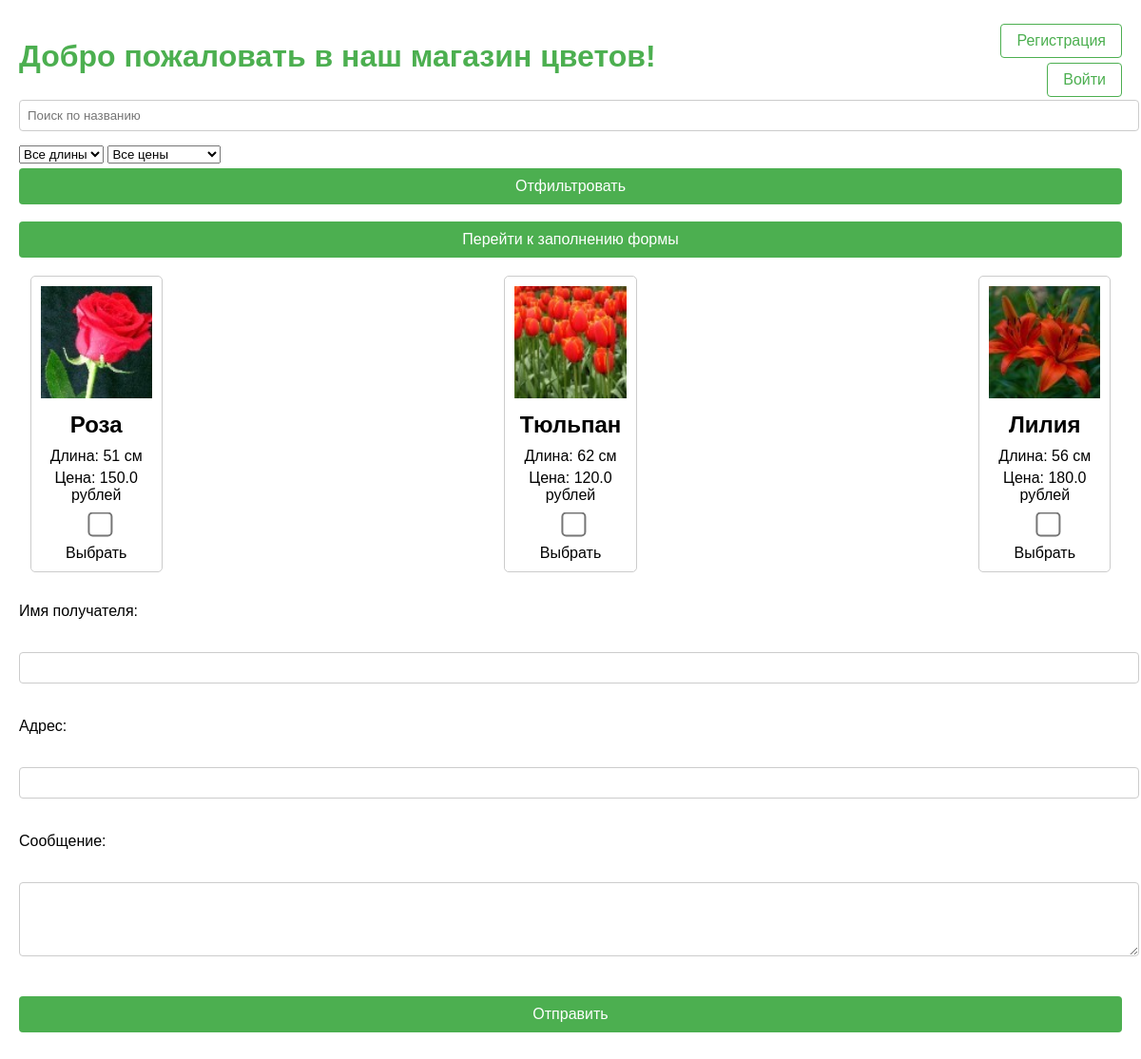
The app's page /, older data.
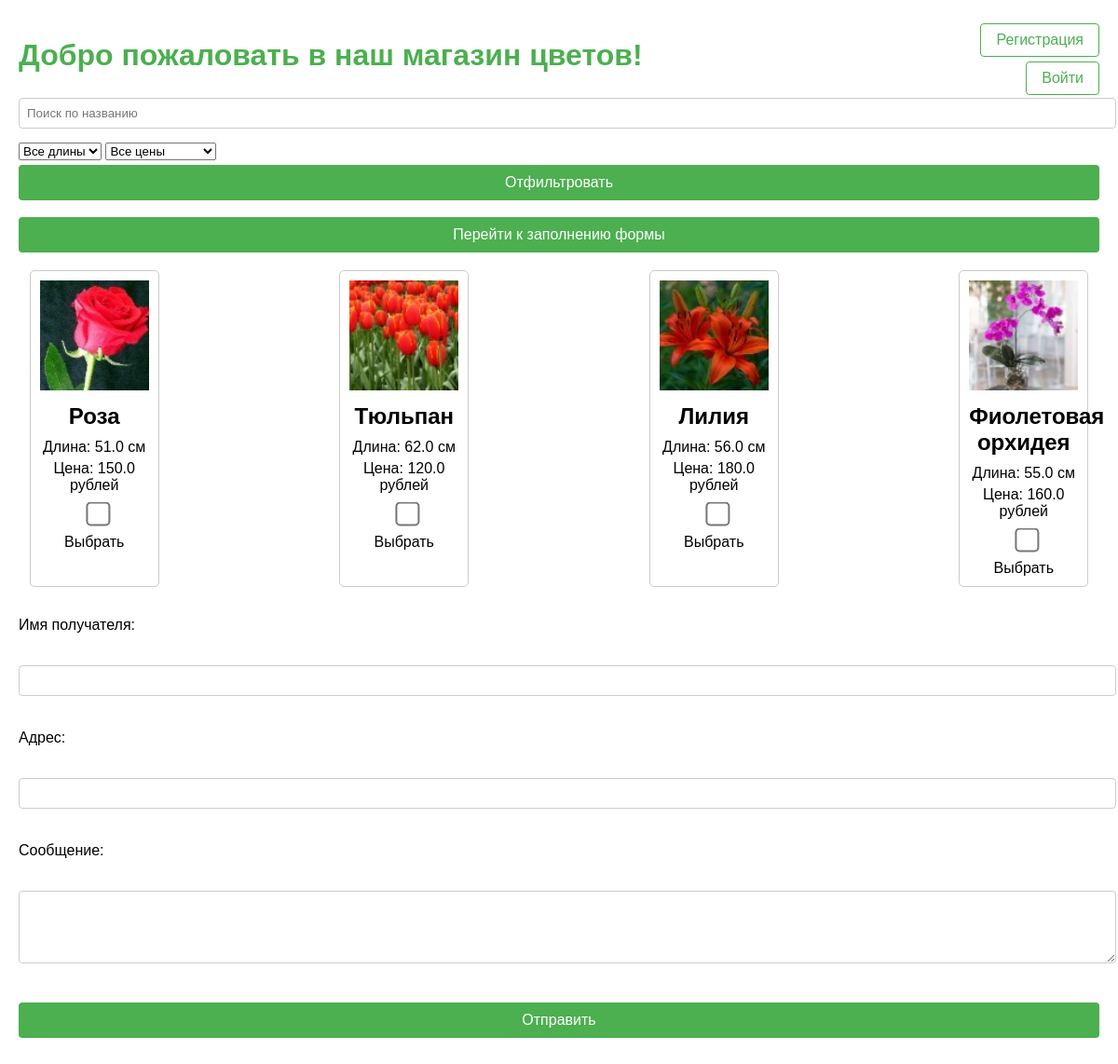
The same page, newer data.
### models.py (models this page shows, shortened)
class Flower(db.Model):
    id = db.Column(db.Integer, primary_key=True)  # Первичный ключ
    name = db.Column(db.String(100), nullable=False)  # Название цветка
    image_url = db.Column(db.String(200), nullable=False)  # URL изображения цветка
    length = db.Column(db.Float, nullable=False)  # Длина цветка
    price = db.Column(db.Float, nullable=False)  # Цена цветка

### app.py (the view, shortened to what this page needs)
@app.route('/', methods=['GET', 'POST'])
def index():
    search_query = request.args.get('search', '')
    length_filter = request.args.get('length', '')
    price_filter = request.args.get('price', '')
    flowers = Flower.query.filter(Flower.name.contains(search_query))
    if length_filter:
        min_length, max_length = map(float, length_filter.split('-'))
        flowers = flowers.filter(Flower.length.between(min_length, max_length))
    if price_filter:
        min_price, max_price = map(float, price_filter.split('-'))
        flowers = flowers.filter(Flower.price.between(min_price, max_price))
    flowers = flowers.all()
    order_created = session.pop('order_created', False)  # Проверка и удаление переменной сессии
    return render_template('index.html', flowers=flowers, search_query=search_query, length_filter=length_filter, price_filter=price_filter, order_created=order_created)

### templates/index.html (shortened to what this page needs)
<!DOCTYPE html>
<html lang="ru">
<head>
    <link rel="stylesheet" href="{{ url_for('static', filename='style.css') }}">
</head>
<body>
    <div class="navbar">
        {% if current_user.is_authenticated %}
            <a href="{{ url_for('profile') }}">Профиль</a>
            <a href="{{ url_for('logout') }}">Выйти из аккаунта</a>
        {% else %}
            <a href="{{ url_for('register') }}">Регистрация</a>
            <a href="{{ url_for('login') }}">Войти</a>
        {% endif %}
    </div>
    <h1>Добро пожаловать в наш магазин цветов!</h1>
    <form method="get" action="{{ url_for('index') }}">
        <input type="text" name="search" placeholder="Поиск по названию" autocomplete="off">
        <select name="length">
            <option value="">Все длины</option>
        </select>
        <select name="price">
            <option value="">Все цены</option>
        </select>
        <input type="submit" value="Отфильтровать" class="filter-button">
        <input type="button" value="Перейти к заполнению формы" class="scroll-button" onclick="document.getElementById('order-form').scrollIntoView({ behavior: 'smooth' });">
    </form>
    <form method="post" action="{{ url_for('index') }}" id="order-form">
        <div class="flower-container">
            {% for flower in flowers %}
                <div class="flower-item">
                    <img src="{{ url_for('static', filename=flower.image_url) }}" alt="{{ flower.name }}" width="100" height="100">
                    <h2>{{ flower.name }}</h2>
                    <p>Длина: {{ flower.length }} см</p>
                    <p>Цена: {{ flower.price }} рублей</p>
                    <input type="checkbox" name="flower_type" value="{{ flower.name }}"> Выбрать
                </div>
            {% endfor %}
        </div>
        <label for="name">Имя получателя:</label><br>
        <input type="text" id="name" name="name" required><br>
        <label for="address">Адрес:</label><br>
        <input type="text" id="address" name="address" required><br>
        <label for="message">Сообщение:</label><br>
        <textarea id="message" name="message" rows="4" cols="50"></textarea><br><br>
        <input type="submit" value="Отправить">
    </form>
</body>
</html>

### static/style.css (style rules this page uses)
body { font-family: Arial, sans-serif; margin: 0; padding: 20px; }
h1 { color: #4CAF50; }
form { max-width: 1600px; margin: auto; }
label { display: block; margin-top: 10px; }
input, textarea { width: 100%; padding: 8px; margin-top: 5px; margin-bottom: 15px; border: 1px solid #ccc; border-radius: 4px; }
input[type="submit"], .btn-primary { background-color: #4CAF50; color: white; border: none; cursor: pointer; width: 100%; padding: 10px; margin-bottom: 10px; border-radius: 4px; text-align: center; display: block; font-size: 16px; text-decoration: none; }
.flower-container { display: flex; flex-wrap: wrap; justify-content: space-between; max-width: 1400px; margin: auto; }
.flower-item { width: 12%; box-sizing: border-box; margin: 1%; text-align: center; border: 1px solid #ccc; border-radius: 5px; padding: 10px; transition: transform 0.2s; }
.flower-item img { width: 100%; height: auto; }
.flower-item h2 { font-size: 1.5em; margin: 10px 0; }
.flower-item p { margin: 5px 0; }
.flower-item input[type="checkbox"] { margin-top: 10px; }
.navbar { position: absolute; top: 20px; right: 20px; display: flex; flex-direction: column; align-items: flex-end; }
.navbar a { margin-top: 5px; text-decoration: none; color: #4CAF50; padding: 8px 16px; border: 1px solid #4CAF50; border-radius: 4px; }
.scroll-button { background-color: #4CAF50; color: white; padding: 10px 20px; margin: 8px 0; border: none; cursor: pointer; width: 100%; font-size: 16px; }
input[type="checkbox"] { transform: scale(2); margin-right: 10px; vertical-align: middle; }
label { line-height: 2.5em; }

Row changes from the older to the newer data that the page shows:
changed Flower "Роза": length "51" → "51.0"
changed Flower "Тюльпан": length "62" → "62.0"
changed Flower "Лилия": length "56" → "56.0"
added Flower: image_url (picture), name "Фиолетовая орхидея", length "55.0", price "160.0"
